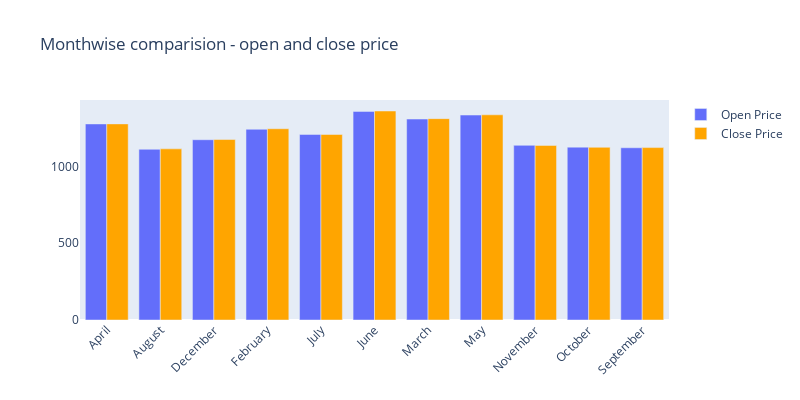

Source (notebook cell):
### Code cell
# monthwise open and close price
T = pd.DataFrame()
T[['month', 'open', 'close']] = D[['month', 'open', 'close']]
months = {0:'January', 1:'February', 2:'March', 3:'April', 4:'May', 5:'June', 6:'July', 7:'August', 
             8:'September', 9:'October', 10:'November', 11:'December'}

T['month'] = T['month'].map(months)
monthvise= T.groupby(T['month'])[['open','close']].mean()

fig = pgo.Figure()
fig.add_trace(pgo.Bar(
    x=monthvise.index,
    y=monthvise['open'],
    name='Open Price',
))
fig.add_trace(pgo.Bar(
    x=monthvise.index,
    y=monthvise['close'],
    name='Close Price',
    marker_color='orange'
))

fig.update_layout(barmode='group', xaxis_tickangle=-45, width=800, height=400,
                  title='Monthwise comparision - open and close price')
fig.update_xaxes(showgrid=False)
fig.update_yaxes(showgrid=False)

### Figure 1 — Plotly figure (JSON) as saved in the notebook; plotly's stock layout.template omitted (floating-point values rounded to 4 significant figures)
{"data": [{"name": "Open Price", "type": "bar", "x": ["April", "August", "December", "February", "July", "June", "March", "May", "November", "October", "September"], "y": [1276.0, 1111.0, 1173.0, 1241.0, 1208.0, 1358.0, 1308.0, 1334.0, 1137.0, 1125.0, 1121.0]}, {"marker": {"color": "orange"}, "name": "Close Price", "type": "bar", "x": ["April", "August", "December", "February", "July", "June", "March", "May", "November", "October", "September"], "y": [1276.0, 1114.0, 1174.0, 1245.0, 1207.0, 1360.0, 1310.0, 1335.0, 1136.0, 1124.0, 1122.0]}], "layout": {"barmode": "group", "height": 400, "title": {"text": "Monthwise comparision - open and close price"}, "width": 800, "xaxis": {"showgrid": false, "tickangle": -45}, "yaxis": {"showgrid": false}}}
